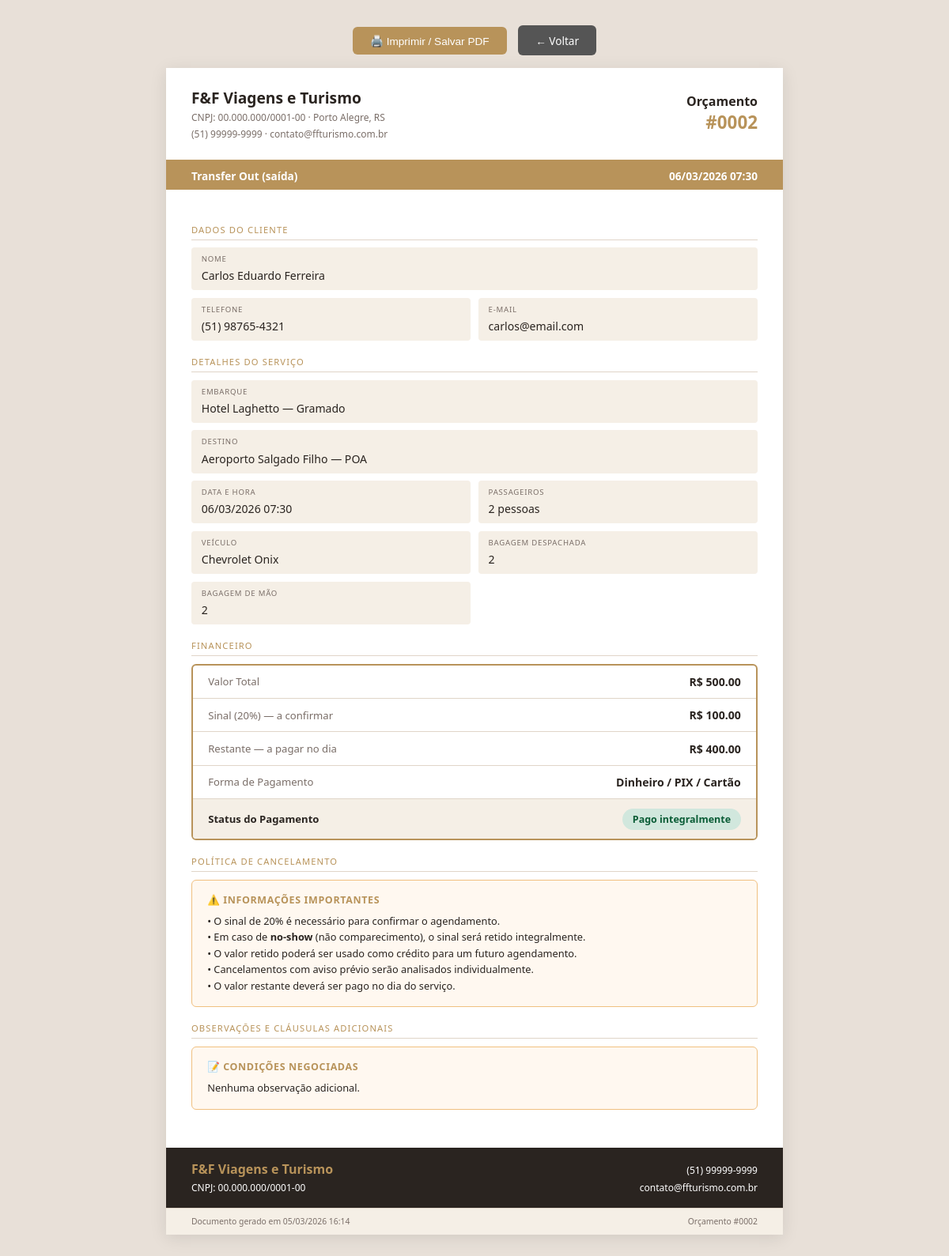
/agendamentos/2/orcamento-turista/, run on the app's committed database.
### agendamentos/models.py (models this page shows, shortened)
class Agendamento(models.Model):
    class TipoServico(models.TextChoices):
        TRANSFER_IN        = 'transfer_in',        'Transfer In (chegada)'
        TRANSFER_OUT       = 'transfer_out',        'Transfer Out (saída)'
        TRANSFER_IDA_VOLTA = 'transfer_ida_volta',  'Transfer Ida + Volta'
        CITY_TOUR          = 'city_tour',           'City Tour'
    class Status(models.TextChoices):
        PENDENTE   = 'pendente',   'Pendente'
        CONFIRMADO = 'confirmado', 'Confirmado'
        CONCLUIDO  = 'concluido',  'Concluído'
        CANCELADO  = 'cancelado',  'Cancelado'
    class Pagamento(models.TextChoices):
        PENDENTE = 'pendente', 'Pendente'
        PARCIAL  = 'parcial',  'Parcial (sinal pago)'
        PAGO     = 'pago',     'Pago integralmente'
    cliente   = models.ForeignKey(Cliente,   on_delete=models.PROTECT, related_name='agendamentos')
    veiculo   = models.ForeignKey(Veiculo,   on_delete=models.PROTECT, related_name='agendamentos')
    motorista = models.ForeignKey(Motorista, on_delete=models.PROTECT, related_name='agendamentos')
    passeio   = models.ForeignKey(Passeio,   on_delete=models.PROTECT, related_name='agendamentos', blank=True, null=True)
    tipo_servico      = models.CharField(max_length=30, choices=TipoServico.choices)
    data_hora         = models.DateTimeField()
    endereco_embarque = models.CharField(max_length=300)
    destino           = models.CharField(max_length=300)
    codigo_voo        = models.CharField(max_length=20, blank=True, null=True)
    num_adultos      = models.PositiveIntegerField(default=1)
    num_adolescentes = models.PositiveIntegerField(default=0)
    num_criancas     = models.PositiveIntegerField(default=0)
    malas_despachadas = models.PositiveIntegerField(default=0)
    malas_mao         = models.PositiveIntegerField(default=0)
    reboque           = models.BooleanField(default=False)
    valor_total  = models.DecimalField(max_digits=10, decimal_places=2)
    valor_sinal  = models.DecimalField(max_digits=10, decimal_places=2)
    status    = models.CharField(max_length=20, choices=Status.choices,    default=Status.PENDENTE)
    pagamento = models.CharField(max_length=20, choices=Pagamento.choices, default=Pagamento.PENDENTE)
    observacoes = models.TextField(blank=True)
    criado_em   = models.DateTimeField(auto_now_add=True)
    class Meta:
        verbose_name = 'Agendamento'
        verbose_name_plural = 'Agendamentos'
        ordering = ['-data_hora']
    @property
    def num_passageiros(self):
        return self.num_adultos + self.num_adolescentes + self.num_criancas
    @property
    def valor_restante(self):
        return self.valor_total - self.valor_sinal

### clientes/models.py (models this page shows)
class Cliente(models.Model):
    nome = models.CharField(max_length=150)
    telefone = models.CharField(max_length=20)
    email = models.EmailField(blank=True)
    cpf = models.CharField(max_length=14, unique=True, blank=True, null=True)
    criado_em = models.DateTimeField(auto_now_add=True)
    def __str__(self):
        return self.nome

### veiculos/models.py (models this page shows, shortened)
class Veiculo(models.Model):
    placa = models.CharField(max_length=10, unique=True)
    modelo = models.CharField(max_length=100)
    capacidade = models.PositiveIntegerField()
    ativo = models.BooleanField(default=True)

### agendamentos/views.py (the view)
# urls.py: path('<int:pk>/orcamento-turista/', views.orcamento_turista, name='orcamento_turista'),
def orcamento_turista(request, pk):
    agendamento = Agendamento.objects.select_related(
        'cliente', 'veiculo', 'motorista', 'passeio'
    ).get(pk=pk)
    passageiros = agendamento.passageiros.all()
    return render(request, 'agendamentos/orcamento_turista.html', {
        'agendamento': agendamento,
        'passageiros': passageiros,
        'empresa': settings.EMPRESA,
    })

### agendamentos/templates/agendamentos/orcamento_turista.html (shortened to what this page needs)
<!DOCTYPE html>
<html lang="pt-BR">
<head>
</head>
<body>
  <div class="no-print">
    <button onclick="window.print()">🖨️ Imprimir / Salvar PDF</button>
    <a href="{% url 'agendamentos:lista' %}">← Voltar</a>
  </div>
  <div class="page">
    <div class="header">
      <div class="company">
        <h1>{{ empresa.nome }}</h1>
        <p>CNPJ: {{ empresa.cnpj }} · {{ empresa.cidade }}</p>
        <p>{{ empresa.telefone }} · {{ empresa.email }}</p>
      </div>
      <div class="doc-info">
        <h2>Orçamento</h2>
        <div class="os-num">#{{ agendamento.pk|stringformat:"04d" }}</div>
      </div>
    </div>
    <div class="service-bar">
      <span>{{ agendamento.get_tipo_servico_display }}</span>
      <span>{{ agendamento.data_hora|date:"d/m/Y H:i" }}</span>
    </div>
    <div class="body">
      <div class="section-title">Dados do Cliente</div>
      <div class="grid2">
        <div class="field field-full">
          <label>Nome</label>
          <span>{{ agendamento.cliente }}</span>
        </div>
        <div class="field">
          <label>Telefone</label>
          <span>{{ agendamento.cliente.telefone }}</span>
        </div>
        <div class="field">
          <label>E-mail</label>
          <span>{{ agendamento.cliente.email|default:"—" }}</span>
        </div>
      </div>
      <div class="section-title">Detalhes do Serviço</div>
      <div class="grid2">
        <div class="field field-full">
          <label>Embarque</label>
          <span>{{ agendamento.endereco_embarque }}</span>
        </div>
        <div class="field field-full">
          <label>Destino</label>
          <span>{{ agendamento.destino }}</span>
        </div>
        <div class="field">
          <label>Data e Hora</label>
          <span>{{ agendamento.data_hora|date:"d/m/Y H:i" }}</span>
        </div>
        <div class="field">
          <label>Passageiros</label>
          <span>{{ agendamento.num_passageiros }} pessoa{{ agendamento.num_passageiros|pluralize }}</span>
        </div>
        <div class="field">
          <label>Veículo</label>
          <span>{{ agendamento.veiculo.modelo }}</span>
        </div>
        <div class="field">
          <label>Bagagem Despachada</label>
          <span>{{ agendamento.malas_despachadas }}</span>
        </div>
        <div class="field">
          <label>Bagagem de Mão</label>
          <span>{{ agendamento.malas_mao }}</span>
        </div>
      </div>
      <div class="section-title">Financeiro</div>
      <div class="financeiro">
        <div class="fin-row">
          <span class="fin-label">Valor Total</span>
          <span class="fin-value">R$ {{ agendamento.valor_total }}</span>
        </div>
        <div class="fin-row">
          <span class="fin-label">Sinal (20%) — a confirmar</span>
          <span class="fin-value">R$ {{ agendamento.valor_sinal }}</span>
        </div>
        <div class="fin-row">
          <span class="fin-label">Restante — a pagar no dia</span>
          <span class="fin-value">R$ {{ agendamento.valor_restante }}</span>
        </div>
        <div class="fin-row">
          <span class="fin-label">Forma de Pagamento</span>
          <span class="fin-value">Dinheiro / PIX / Cartão</span>
        </div>
        <div class="fin-row destaque">
          <span class="fin-label">Status do Pagamento</span>
          <span class="fin-value">
            <span class="status-pag {{ agendamento.pagamento }}">{{ agendamento.get_pagamento_display }}</span>
          </span>
        </div>
      </div>
      <div class="section-title">Política de Cancelamento</div>
      <div class="cancelamento">
        <h4>⚠️ Informações Importantes</h4>
        <p>
          • O sinal de 20% é necessário para confirmar o agendamento.<br>
          • Em caso de <strong>no-show</strong> (não comparecimento), o sinal será retido integralmente.<br>
          • O valor retido poderá ser usado como crédito para um futuro agendamento.<br>
          • Cancelamentos com aviso prévio serão analisados individualmente.<br>
          • O valor restante deverá ser pago no dia do serviço.
        </p>
      </div>
      <div class="section-title">Observações e Cláusulas Adicionais</div>
      <div class="cancelamento" style="min-height: 80px;">
        <h4>📝 Condições Negociadas</h4>
        <p>{{ agendamento.observacoes|default:"Nenhuma observação adicional." }}</p>
      </div>
    </div>
    <div class="footer-contato">
      <div>
        <strong>{{ empresa.nome }}</strong><br>
        <span>CNPJ: {{ empresa.cnpj }}</span>
      </div>
      <div style="text-align:right">
        <span>{{ empresa.telefone }}</span><br>
        <span>{{ empresa.email }}</span>
      </div>
    </div>
    <div class="footer">
      <span>Documento gerado em {% now "d/m/Y H:i" %}</span>
      <span>Orçamento #{{ agendamento.pk|stringformat:"04d" }}</span>
    </div>
  </div>
</body>
</html>

### agendamentos/templates/agendamentos/orcamento_turista.html (style rules this page uses)
* { box-sizing: border-box; margin: 0; padding: 0; }
:root { --gold: #b8935a; --gold-pale: #f5efe6; --ink: #2a2420; --muted: #7a6e68; --line: #e0d5c8; }
body { font-family: 'Segoe UI', sans-serif; background: #e8e0d8; padding: 2rem 1rem; }
.page { background: white; max-width: 780px; margin: 0 auto; box-shadow: 0 4px 20px rgba(0,0,0,.1); }
.header { padding: 1.5rem 2rem; border-bottom: 3px solid var(--gold); display: flex; justify-content: space-between; align-items: center; }
.company h1 { font-size: 1.2rem; color: var(--ink); }
.company p { font-size: .75rem; color: var(--muted); margin-top: .2rem; }
.doc-info { text-align: right; }
.doc-info h2 { font-size: 1rem; color: var(--ink); }
.doc-info .os-num { font-size: 1.4rem; font-weight: 700; color: var(--gold); }
.service-bar { background: var(--gold); padding: .5rem 2rem; display: flex; justify-content: space-between; }
.service-bar span { color: white; font-size: .85rem; font-weight: 600; }
.body { padding: 1.5rem 2rem; }
.section-title { font-size: .7rem; text-transform: uppercase; letter-spacing: .1em; color: var(--gold); margin: 1.2rem 0 .6rem; border-bottom: 1px solid var(--line); padding-bottom: .3rem; }
.grid2 { display: grid; grid-template-columns: 1fr 1fr; gap: .6rem; }
.field { background: var(--gold-pale); border-radius: 4px; padding: .5rem .8rem; }
.field label { font-size: .6rem; text-transform: uppercase; letter-spacing: .08em; color: var(--muted); display: block; margin-bottom: .2rem; }
.field span { font-size: .88rem; color: var(--ink); font-weight: 500; }
.field-full { grid-column: 1 / -1; }
.financeiro { border: 2px solid var(--gold); border-radius: 6px; overflow: hidden; margin-top: .3rem; }
.fin-row { display: flex; justify-content: space-between; align-items: center; padding: .7rem 1.2rem; border-bottom: 1px solid var(--line); }
.fin-row:last-child { border-bottom: none; }
.fin-label { font-size: .82rem; color: var(--muted); }
.fin-value { font-size: .88rem; color: var(--ink); font-weight: 600; }
.fin-row.destaque { background: var(--gold-pale); }
.fin-row.destaque .fin-label { color: var(--ink); font-weight: 600; }
.fin-row.destaque .fin-value { font-size: 1.1rem; color: var(--gold); }
.status-pag { display: inline-block; padding: .3rem .8rem; border-radius: 20px; font-size: .78rem; font-weight: 600; }
.pago { background: #d1e7dd; color: #0a5c36; }
.cancelamento { background: #fff8f0; border: 1px solid #f0c080; border-radius: 6px; padding: 1rem 1.2rem; margin-top: .3rem; }
.cancelamento h4 { font-size: .78rem; color: var(--gold); margin-bottom: .5rem; text-transform: uppercase; letter-spacing: .05em; }
.cancelamento p { font-size: .8rem; color: var(--ink); line-height: 1.6; }
.footer-contato { background: var(--ink); color: white; padding: 1rem 2rem; display: flex; justify-content: space-between; align-items: center; margin-top: 1.5rem; }
.footer-contato span { font-size: .75rem; }
.footer-contato strong { color: var(--gold); }
.footer { background: var(--gold-pale); border-top: 1px solid var(--line); padding: .6rem 2rem; display: flex; justify-content: space-between; }
.footer span { font-size: .65rem; color: var(--muted); }
.no-print { text-align: center; margin-bottom: 1rem; }
.no-print button { background: var(--gold); color: white; border: none; padding: .6rem 1.4rem; border-radius: 6px; font-size: .85rem; cursor: pointer; margin: 0 .3rem; }
.no-print a { display: inline-block; background: #555; color: white; text-decoration: none; padding: .6rem 1.4rem; border-radius: 6px; font-size: .85rem; margin: 0 .3rem; }

### data on the page
Agendamento: pk "0002", tipo_servico "Transfer Out (saída)", data_hora "06/03/2026 07:30", cliente "Carlos Eduardo Ferreira", cliente.telefone "(51) 98765-4321", cliente.email "carlos@email.com", endereco_embarque "Hotel Laghetto — Gramado", destino "Aeroporto Salgado Filho — POA", num_passageiros "2", veiculo.modelo "Chevrolet Onix", malas_despachadas "2", malas_mao "2", valor_total "500.00", valor_sinal "100.00", valor_restante "400.00", pagamento "Pago integralmente", observacoes "Nenhuma observação adicional."

### other printed values
{{ empresa.nome }} "F&F Viagens e Turismo"
{{ empresa.cnpj }} "00.000.000/0001-00"
{{ empresa.cidade }} "Porto Alegre, RS"
{{ empresa.telefone }} "(51) 99999-9999"
{{ empresa.email }} "contato@ffturismo.com.br"
